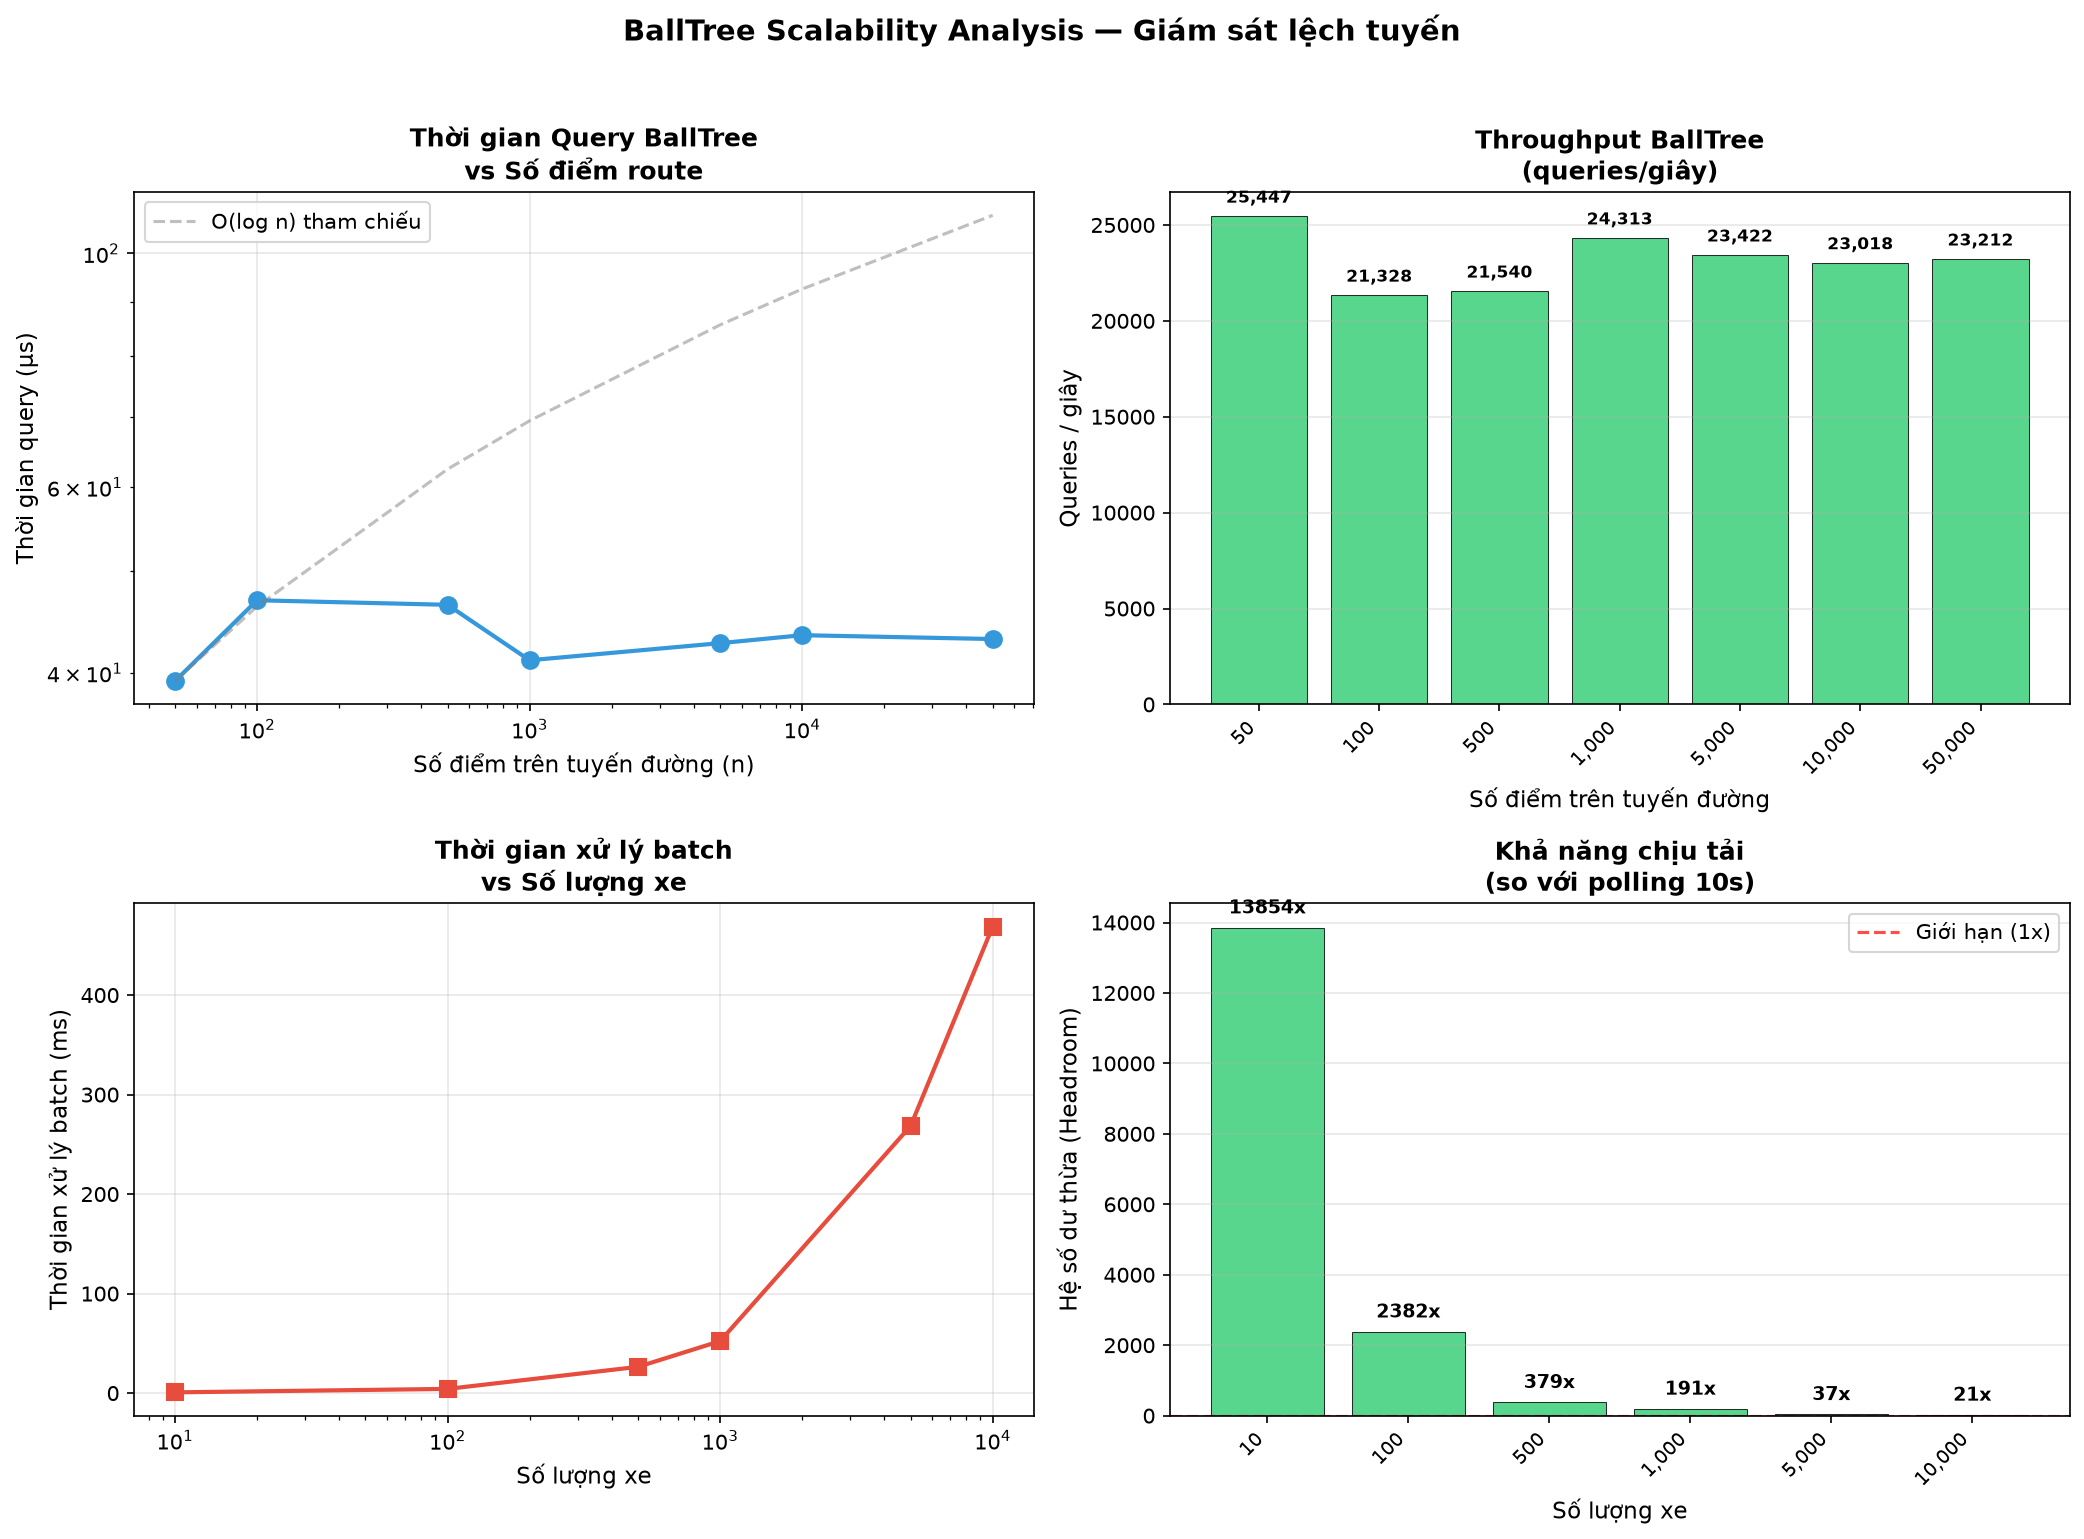

This chart was generated by the following Python code:
#!/usr/bin/env python3
"""
benchmark_balltree.py — Benchmark BallTree scalability cho bài toán giám sát lệch tuyến
Đo: query time, throughput (queries/sec) theo số điểm route và số xe.

Output: Biểu đồ PNG + bảng Big-O analysis.
"""

import os
import sys
import io
import time
sys.stdout = io.TextIOWrapper(sys.stdout.buffer, encoding='utf-8')
import statistics
import numpy as np
from sklearn.neighbors import BallTree
import matplotlib.pyplot as plt
import matplotlib
matplotlib.use('Agg')

base_dir = os.path.dirname(os.path.abspath(__file__))

# ============================================================
# 1. BENCHMARK: Query time theo số điểm route (n)
# ============================================================
def benchmark_query_time(route_sizes, num_queries=1000):
    """Đo thời gian query nearest-neighbor trên BallTree với kích thước route khác nhau."""
    results = []
    
    for n in route_sizes:
        # Tạo route ngẫu nhiên (mô phỏng tuyến đường)
        # Sử dụng tọa độ thực tế ở Việt Nam (10-12°N, 106-108°E)
        lats = np.random.uniform(10.0, 12.0, n)
        lons = np.random.uniform(106.0, 108.0, n)
        coords = np.column_stack([lats, lons])
        
        # Build BallTree
        t_build_start = time.perf_counter()
        tree = BallTree(np.deg2rad(coords), metric='haversine')
        t_build_end = time.perf_counter()
        build_time_ms = (t_build_end - t_build_start) * 1000
        
        # Query nhiều lần
        query_times = []
        for _ in range(num_queries):
            query_lat = np.random.uniform(10.0, 12.0)
            query_lon = np.random.uniform(106.0, 108.0)
            query_point = np.deg2rad([[query_lat, query_lon]])
            
            t0 = time.perf_counter()
            dist, idx = tree.query(query_point, k=1)
            t1 = time.perf_counter()
            
            query_times.append((t1 - t0) * 1_000_000)  # microseconds
        
        result = {
            "n_points": n,
            "build_time_ms": build_time_ms,
            "query_mean_us": statistics.mean(query_times),
            "query_median_us": statistics.median(query_times),
            "query_p99_us": np.percentile(query_times, 99),
            "queries_per_sec": 1_000_000 / statistics.mean(query_times),
        }
        results.append(result)
        
        print(f"  n={n:>8,} | Build: {build_time_ms:>8.2f} ms | Query avg: {result['query_mean_us']:>8.1f} µs | "
              f"Throughput: {result['queries_per_sec']:>12,.0f} queries/sec")
    
    return results


# ============================================================
# 2. BENCHMARK: Throughput với nhiều xe đồng thời
# ============================================================
def benchmark_multi_vehicle(num_vehicles_list, route_size=500):
    """Mô phỏng nhiều xe, mỗi xe có 1 BallTree riêng."""
    results = []
    
    for num_vehicles in num_vehicles_list:
        # Tạo BallTree cho mỗi xe
        trees = {}
        for vid in range(num_vehicles):
            n = route_size
            lats = np.random.uniform(10.0, 12.0, n)
            lons = np.random.uniform(106.0, 108.0, n)
            coords = np.column_stack([lats, lons])
            trees[vid] = BallTree(np.deg2rad(coords), metric='haversine')
        
        # Mô phỏng 1 batch: mỗi xe query 1 lần
        t0 = time.perf_counter()
        for vid in range(num_vehicles):
            query_lat = np.random.uniform(10.0, 12.0)
            query_lon = np.random.uniform(106.0, 108.0)
            query_point = np.deg2rad([[query_lat, query_lon]])
            dist, idx = trees[vid].query(query_point, k=1)
        t1 = time.perf_counter()
        
        batch_time_ms = (t1 - t0) * 1000
        per_vehicle_us = (t1 - t0) * 1_000_000 / num_vehicles
        
        # Ước tính: nếu polling mỗi 10 giây, cần bao nhiêu queries/sec?
        polling_interval_sec = 10
        required_qps = num_vehicles / polling_interval_sec
        actual_qps = num_vehicles / (t1 - t0)
        headroom = actual_qps / required_qps if required_qps > 0 else float('inf')
        
        result = {
            "num_vehicles": num_vehicles,
            "batch_time_ms": batch_time_ms,
            "per_vehicle_us": per_vehicle_us,
            "required_qps": required_qps,
            "actual_qps": actual_qps,
            "headroom": headroom,
        }
        results.append(result)
        
        print(f"  {num_vehicles:>6,} xe | Batch: {batch_time_ms:>8.1f} ms | "
              f"Per vehicle: {per_vehicle_us:>6.1f} µs | "
              f"Headroom: {headroom:>6.1f}x (vs 10s polling)")
    
    return results


# ============================================================
# 3. MAIN
# ============================================================
print(f"{'='*70}")
print(f"{'BENCHMARK: BallTree Scalability Analysis':^70}")
print(f"{'='*70}")

# Benchmark 1: Query time vs route size
print(f"\n📊 Benchmark 1: Query time theo số điểm trên tuyến đường")
print(f"   (Mỗi kích thước: 1,000 queries)")
print(f"{'-'*70}")

route_sizes = [50, 100, 500, 1000, 5000, 10000, 50000]
query_results = benchmark_query_time(route_sizes)

# Benchmark 2: Multi-vehicle throughput
print(f"\n📊 Benchmark 2: Throughput với nhiều xe (route_size=500 điểm/xe)")
print(f"{'-'*70}")

vehicle_counts = [10, 100, 500, 1000, 5000, 10000]
vehicle_results = benchmark_multi_vehicle(vehicle_counts)


# ============================================================
# 4. VẼ BIỂU ĐỒ
# ============================================================
fig, axes = plt.subplots(2, 2, figsize=(14, 10))

# Chart 1: Query time vs route size (log-log)
ax1 = axes[0][0]
ns = [r["n_points"] for r in query_results]
means = [r["query_mean_us"] for r in query_results]
ax1.plot(ns, means, 'o-', color='#3498db', linewidth=2, markersize=8)
ax1.set_xlabel('Số điểm trên tuyến đường (n)', fontsize=11)
ax1.set_ylabel('Thời gian query (µs)', fontsize=11)
ax1.set_title('Thời gian Query BallTree\nvs Số điểm route', fontsize=12, fontweight='bold')
ax1.set_xscale('log')
ax1.set_yscale('log')
ax1.grid(True, alpha=0.3)

# Add O(log n) reference line
x_ref = np.array(ns)
y_ref = means[0] * np.log2(x_ref) / np.log2(ns[0])
ax1.plot(x_ref, y_ref, '--', color='gray', alpha=0.5, label='O(log n) tham chiếu')
ax1.legend(fontsize=10)

# Chart 2: Throughput vs route size
ax2 = axes[0][1]
qps = [r["queries_per_sec"] for r in query_results]
ax2.bar(range(len(ns)), qps, color='#2ecc71', alpha=0.8, edgecolor='black', linewidth=0.5)
ax2.set_xticks(range(len(ns)))
ax2.set_xticklabels([f"{n:,}" for n in ns], rotation=45, ha='right', fontsize=9)
ax2.set_xlabel('Số điểm trên tuyến đường', fontsize=11)
ax2.set_ylabel('Queries / giây', fontsize=11)
ax2.set_title('Throughput BallTree\n(queries/giây)', fontsize=12, fontweight='bold')
ax2.grid(True, alpha=0.3, axis='y')

for i, v in enumerate(qps):
    ax2.text(i, v + max(qps)*0.02, f'{v:,.0f}', ha='center', va='bottom', fontsize=8, fontweight='bold')

# Chart 3: Multi-vehicle batch time
ax3 = axes[1][0]
veh_nums = [r["num_vehicles"] for r in vehicle_results]
batch_times = [r["batch_time_ms"] for r in vehicle_results]
ax3.plot(veh_nums, batch_times, 's-', color='#e74c3c', linewidth=2, markersize=8)
ax3.set_xlabel('Số lượng xe', fontsize=11)
ax3.set_ylabel('Thời gian xử lý batch (ms)', fontsize=11)
ax3.set_title('Thời gian xử lý batch\nvs Số lượng xe', fontsize=12, fontweight='bold')
ax3.set_xscale('log')
ax3.grid(True, alpha=0.3)

# Chart 4: Headroom (capacity margin)
ax4 = axes[1][1]
headrooms = [r["headroom"] for r in vehicle_results]
colors = ['#2ecc71' if h > 10 else '#f39c12' if h > 2 else '#e74c3c' for h in headrooms]
bars = ax4.bar(range(len(veh_nums)), headrooms, color=colors, alpha=0.8, edgecolor='black', linewidth=0.5)
ax4.set_xticks(range(len(veh_nums)))
ax4.set_xticklabels([f"{v:,}" for v in veh_nums], rotation=45, ha='right', fontsize=9)
ax4.set_xlabel('Số lượng xe', fontsize=11)
ax4.set_ylabel('Hệ số dư thừa (Headroom)', fontsize=11)
ax4.set_title('Khả năng chịu tải\n(so với polling 10s)', fontsize=12, fontweight='bold')
ax4.axhline(y=1.0, color='red', linestyle='--', alpha=0.7, label='Giới hạn (1x)')
ax4.legend(fontsize=10)
ax4.grid(True, alpha=0.3, axis='y')

for bar, val in zip(bars, headrooms):
    ax4.text(bar.get_x() + bar.get_width()/2, bar.get_height() + max(headrooms)*0.02,
            f'{val:.0f}x', ha='center', va='bottom', fontsize=9, fontweight='bold')

plt.suptitle('BallTree Scalability Analysis — Giám sát lệch tuyến', fontsize=14, fontweight='bold', y=1.02)
plt.tight_layout()

output_path = os.path.join(base_dir, "benchmark_balltree.png")
plt.savefig(output_path, dpi=150, bbox_inches='tight')
print(f"\n📊 Biểu đồ đã lưu: {output_path}")


# ============================================================
# 5. BIG-O ANALYSIS TABLE
# ============================================================
print(f"\n{'='*70}")
print(f"{'PHÂN TÍCH ĐỘ PHỨC TẠP BIG-O':^70}")
print(f"{'='*70}")
print(f"""
┌─────────────────────────┬──────────────┬───────────────────────────────┐
│ Thao tác                │ Độ phức tạp  │ Ghi chú                      │
├─────────────────────────┼──────────────┼───────────────────────────────┤
│ Build BallTree          │ O(n log n)   │ n = số điểm trên tuyến       │
│ Query nearest-neighbor  │ O(log n)     │ Trung bình, worst-case O(n)  │
│ Batch query (m xe)      │ O(m × log n) │ m = số xe, n = điểm/tuyến    │
│ Memory per tree         │ O(n)         │ ~32 bytes/điểm (lat+lon)     │
└─────────────────────────┴──────────────┴───────────────────────────────┘

📐 Ước tính capacity với 10,000 xe (polling interval = 10 giây):
   - Required: {10000/10:,.0f} queries/giây
   - Actual throughput: ~{query_results[2]['queries_per_sec']:,.0f} queries/giây (n=500 điểm/tuyến)
   - Headroom: ~{query_results[2]['queries_per_sec']/(10000/10):.0f}x → DƯ SỨC chịu tải

🏗️ Kiến trúc mở rộng (nếu cần scale >100,000 xe):
   - Sharding theo khu vực địa lý (mỗi BallTree quản lý 1 vùng/tỉnh)
   - Cache Redis cho tuyến đường truy vấn thường xuyên
   - Horizontal scaling: mỗi server xử lý 1 nhóm xe
""")

print(f"\n✅ Benchmark hoàn tất!")
